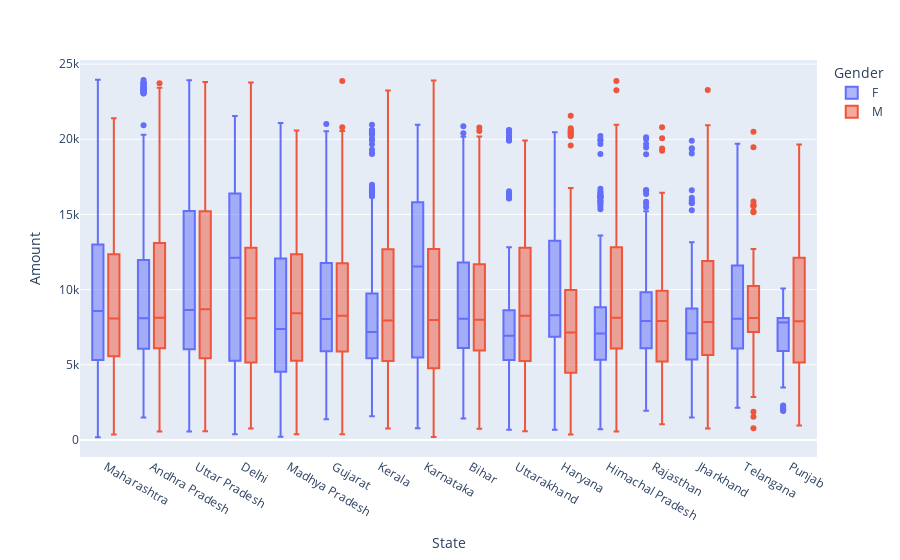

Notebook code for this chart:
### Markdown cell above
Gender thats spends the most amount in each state

### Code cell
fig=px.box(diwali,x='State',y='Amount',color='Gender')
fig

### Figure 1 — Plotly figure (JSON) as saved in the notebook; plotly's stock layout.template omitted (floating-point values rounded to 4 significant figures; data arrays with more than 128 entries replaced by an {"elided": "..."} marker saying what was removed)
{"data": [{"alignmentgroup": "True", "hovertemplate": "Gender=F<br>State=%{x}<br>Amount=%{y}<extra></extra>", "legendgroup": "F", "marker": {"color": "#636efa"}, "name": "F", "notched": false, "offsetgroup": "F", "orientation": "v", "showlegend": true, "type": "box", "x": {"elided": "7842 str values"}, "x0": " ", "xaxis": "x", "y": {"elided": "7842 float values"}, "y0": " ", "yaxis": "y"}, {"alignmentgroup": "True", "hovertemplate": "Gender=M<br>State=%{x}<br>Amount=%{y}<extra></extra>", "legendgroup": "M", "marker": {"color": "#EF553B"}, "name": "M", "notched": false, "offsetgroup": "M", "orientation": "v", "showlegend": true, "type": "box", "x": {"elided": "3409 str values"}, "x0": " ", "xaxis": "x", "y": {"elided": "3409 int values"}, "y0": " ", "yaxis": "y"}], "layout": {"boxmode": "group", "legend": {"title": {"text": "Gender"}, "tracegroupgap": 0}, "margin": {"t": 60}, "xaxis": {"anchor": "y", "domain": [0, 1], "title": {"text": "State"}}, "yaxis": {"anchor": "x", "domain": [0, 1], "title": {"text": "Amount"}}}}
